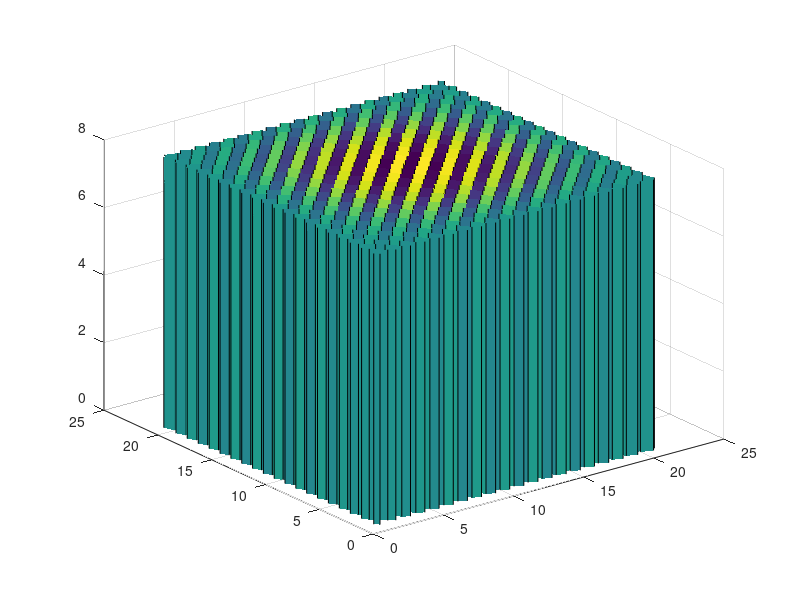

This chart was generated by the following MATLAB code:
% author: Daniel Tenbrinck
% date: 28.10.2019

%% clean up workspace
clc; clear; close all;

%% load data
load('data.mat');

%% add noise
alpha = 0.000; % 0.001 already shows artifacts in the reconstruction
u = u + alpha*randn(size(u));

%% solve the inverse heat equation with explicit Euler scheme

% set up operator to invert
K = eye(N*N) + deltaT*0.5*L;

% invert explicit Euler scheme
for iteration=1:8
    u = K \ u;
    figure(1); surf(reshape(u,[N,N])); zlim([0,8]); pause(0.3);
end

%%%%% UNTIL HERE EVERYTHING LOOKS FINE...
%%% LET'S SEE WHAT HAPPENS NOW!
disp("Hit any button to proceed!");
pause();

% invert explicit Euler scheme
for iteration=1:10
    u = K \ u;
    figure(1); surf(reshape(u,[N,N])); zlim([0,8]); pause(0.3);
end
